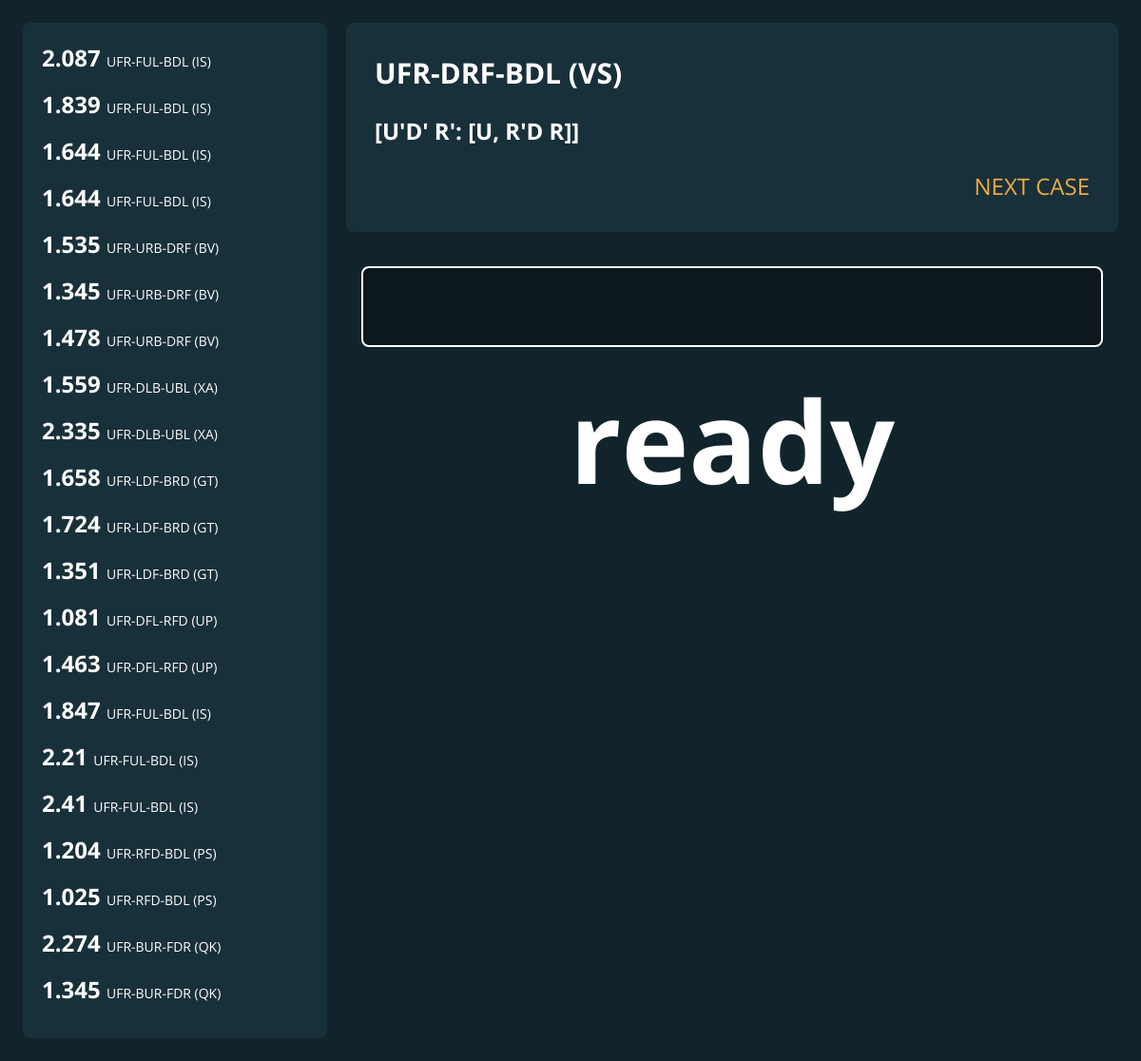
The app's page /corners/304, older data.
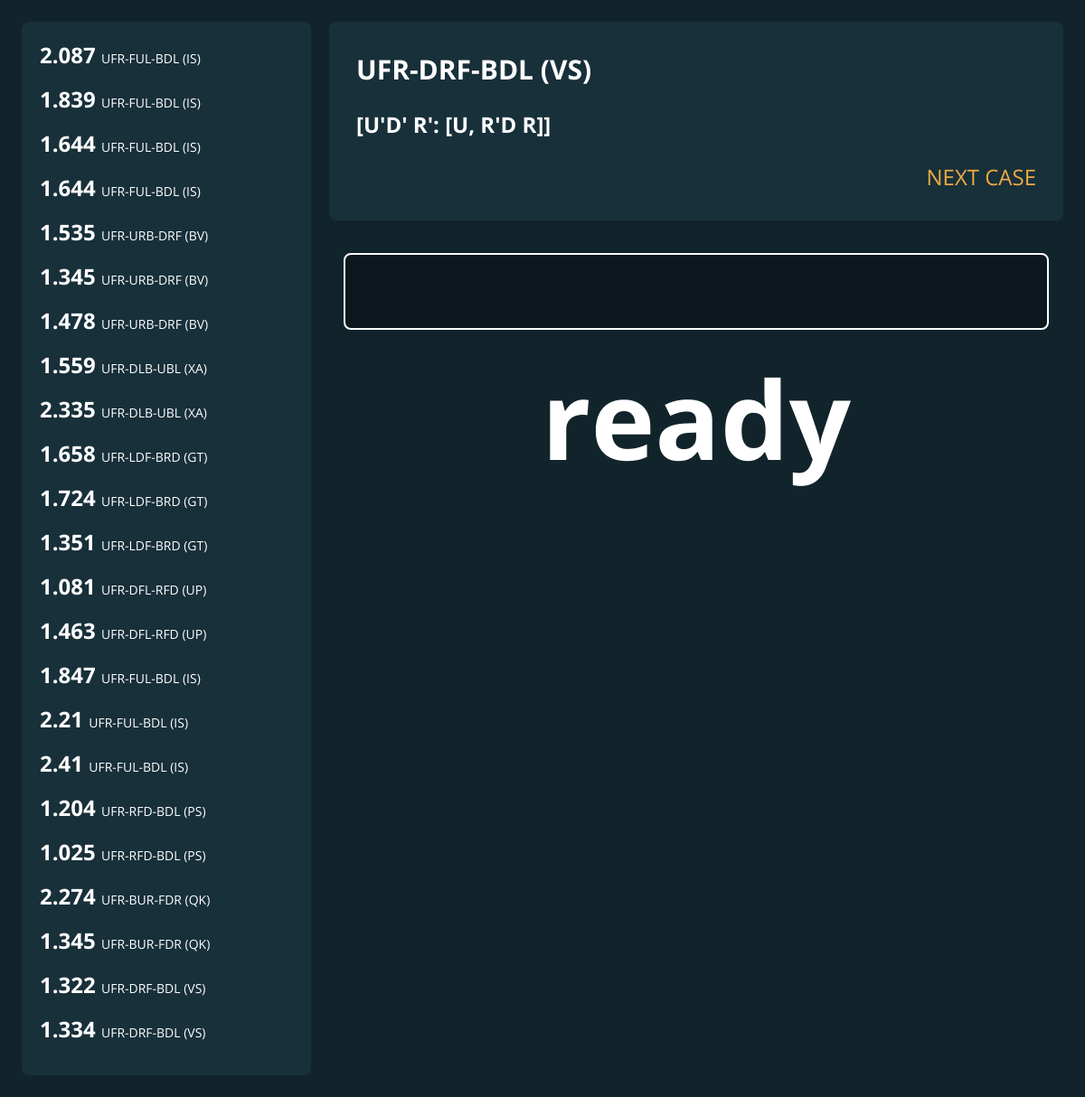
The same page, newer data.
### tables this page shows
CREATE TABLE Times (
    id    INTEGER NOT NULL PRIMARY KEY AUTOINCREMENT UNIQUE,
    time  NUMERIC NOT NULL,
    date  TEXT,
    case_id   INTEGER NOT NULL
);

CREATE TABLE Cases (
    id  INTEGER NOT NULL PRIMARY KEY AUTOINCREMENT UNIQUE,
    type    INTEGER NOT NULL,
    buffer  INTEGER NOT NULL,
    target1 INTEGER NOT NULL,
    target2 INTEGER NOT NULL,
    alg TEXT NOT NULL
);

### app.py (the view)
@app.route("/corners/<case_id>")
def corners_id(case_id):
    case = db.case_for_id(case_id)
    case_name = f"UFR-{case[1]}-{case[2]} ({case[3]}{case[4]})"
    return render_template("main.html", name=case_name, alg=case[5], case_id=case[0], history=db.history())

### database.py (called while the page is built)
def query(f):
    def full(args=None):
        db = sqlite3.connect("comms.db")
        if args:
            result = f(db.cursor(), args)
        else:
            result = f(db.cursor())
        db.commit()
        db.close()
        return result
    return full

@query
def case_for_id(c, case_id):
    c.execute(f"{join_cases} WHERE Cases.id = ?", (case_id,))
    return c.fetchone()

@query
def history(c):
    class Time:
        def __init__(self, data):
            self.time, self.date = data[:2]
            self.case = f"UFR-{data[2]}-{data[3]} ({data[4]}{data[5]})"
    c.execute(join_times)
    return [Time(x) for x in c.fetchall()]

### templates/main.html (shortened to what this page needs)
<!DOCTYPE html>
<html lang="en">
<head>
    <link rel="stylesheet" href="{{ url_for('static', filename='main.css') }}">
</head>
<body class="elev1">
    <div id="main" class="elev1">
        <div id="history-container" class="elev2">
            <div id="history">
                {% for item in history %}
                <div class="history">
                    <h3 class="history">{{ item.time }}</h3>
                    <p class="history">{{ item.case }}</p>
                </div>
                {% endfor %}
            </div>
        </div>
        <div id="case" class="elev2">
            <h2 id="case-name">{{ name }}</h2>
            <h3 id="case-alg">{{ alg }}</h3>
            <a href="{{ url_for('corners') }}" id="next">NEXT CASE</a>
        </div>
        <div id="time-input" class="elev1">
            <form id="time-form" action="/submit" method="POST">
                <input type="text" id="time-entry" name="time" class="elev0" value="">
            </form>
            <h1 id="time-display">loading</h1>
        </div>
    </div>
</body>
</html>

### static/main.css (style rules this page uses)
* { color: #FFFFFF; overflow: auto; box-sizing: border-box; margin: 0; padding: 0; text-decoration: none; font-size: 24px; }
.elev0 { background-color: #0C181D; }
.elev1 { background-color: #12242B; }
.elev2 { background-color: #18303A; border-radius: 8px; }
h1 { text-align: center; font-size: 120px; }
h2 { font-size: 30px; padding: 10px; }
h3 { padding: 10px; }
p { font-size: 14px; }
a { color: var(--accent1); align-self: flex-end; padding: 10px; }
body { --accent1: #EA4; margin: 0; }
#main { display: grid; grid-template-columns: 320px auto; grid-template-rows: 220px auto; gap: 20px; position: fixed; width: 100%; height: 100%; margin: 0px; padding: 24px; }
#history-container { grid-area: 1 / 1 / span 2 / span 1; padding: 16px; }
#case { grid-column: 2 / 3; grid-row: 1 / 2; display: flex; flex-direction: column; justify-content: space-around; padding: 20px; }
#time-input { grid-column: 2 / 3; grid-row: 2 / 3; }
form { display: flex; }
input { flex-grow: 1; margin: 16px; border: 2px solid #FFFFFF; border-radius: 8px; padding: 20px; font-size: 30px; }
#history { display: inline-block; height: max-content; }
.history { display: inline; padding: 0; }
div.history { display: inline-block; height: 42px; padding: 4px; }

### templates/main.html (style rules this page uses)
* { font-family: 'Open Sans', sans-serif; }

Row changes from the older to the newer data that the page shows:
added Times: time "1.322", case "UFR-DRF-BDL (VS)"
added Times: time "1.334", case "UFR-DRF-BDL (VS)"
